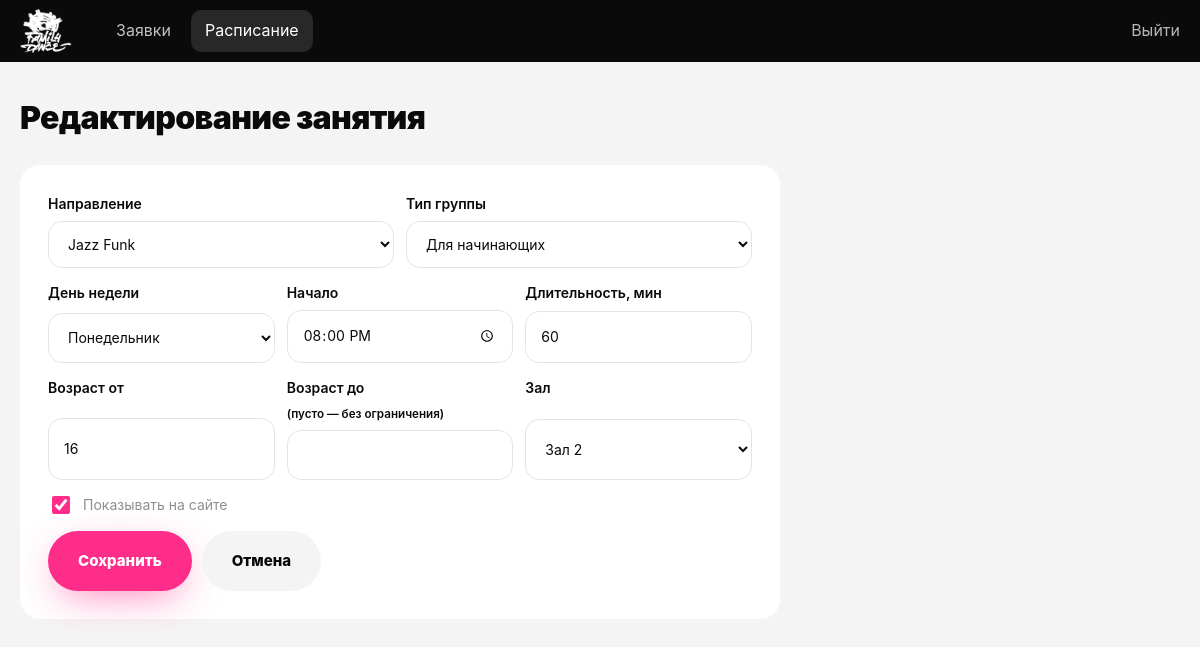
Page /admin/schedule_edit.php?id=1 (signed in) on the committed database.
### tables this page shows
CREATE TABLE schedule (
  id            INT UNSIGNED AUTO_INCREMENT PRIMARY KEY,
  direction_id  INT UNSIGNED NOT NULL,
  weekday       TINYINT UNSIGNED NOT NULL,
  start_time    TIME NOT NULL,
  duration      SMALLINT UNSIGNED NOT NULL DEFAULT 60,
  min_age       TINYINT UNSIGNED NOT NULL,
  max_age       TINYINT UNSIGNED NULL,
  level         ENUM('beginner','pro','kids') NOT NULL DEFAULT 'beginner',
  hall          VARCHAR(30) NOT NULL DEFAULT 'Зал 1',
  is_active     TINYINT(1) NOT NULL DEFAULT 1,
  CONSTRAINT fk_schedule_direction FOREIGN KEY (direction_id) REFERENCES directions(id) ON DELETE RESTRICT,
  INDEX idx_weekday (weekday, start_time)
);

### includes/db.php (called while the page is built, shortened)
<?php
$config = require __DIR__ . '/config.php';
function e(?string $value): string
{
    return htmlspecialchars($value ?? '', ENT_QUOTES, 'UTF-8');
}

### includes/config.php (called while the page is built)
<?php
return [
    'db_host' => '127.0.0.1',
    'db_name' => 'family_dance',
    'db_user' => 'root',
    'db_pass' => '',
    'min_age' => 5,
    'max_age' => 70,
    'apps_per_phone_per_day' => 3,
];

### admin/schedule_edit.php (the view, shortened to what this page needs)
<?php
require __DIR__ . '/auth.php';
$id = (int)($_GET['id'] ?? 0);
$directions = $pdo->query('SELECT id, name FROM directions ORDER BY sort')->fetchAll();
$slot = [
    'direction_id' => $directions[0]['id'] ?? 0, 'weekday' => 1, 'start_time' => '18:00', 'duration' => 60,
    'min_age' => 12, 'max_age' => null, 'level' => 'beginner', 'hall' => HALLS[0], 'is_active' => 1,
];
if ($id) {
    $stmt = $pdo->prepare('SELECT * FROM schedule WHERE id = ?');
    $stmt->execute([$id]);
    $slot = $stmt->fetch() ?: exit('Занятие не найдено');
    $slot['start_time'] = substr($slot['start_time'], 0, 5);
}
function options(array $items, $selected): string
{
    $html = '';
    foreach ($items as $value => $label) {
        $sel = (string)$value === (string)$selected ? ' selected' : '';
        $html .= '<option value="' . e((string)$value) . '"' . $sel . '>' . e($label) . '</option>';
    }
    return $html;
}
?>
<form class="form form--admin" method="post">
  <div class="form__row">
    <label>Направление<select name="direction_id"><?= options(array_column($directions, 'name', 'id'), $slot['direction_id']) ?></select></label>
    <label>Тип группы<select name="level"><?= options(LEVELS, $slot['level']) ?></select></label>
  </div>
  <div class="form__row form__row--3">
    <label>День недели<select name="weekday"><?= options(WEEKDAYS, $slot['weekday']) ?></select></label>
    <label>Начало<input type="time" name="start_time" value="<?= e($slot['start_time']) ?>" required></label>
    <label>Длительность, мин<input type="number" name="duration" min="30" max="180" step="15" value="<?= (int)$slot['duration'] ?>"></label>
  </div>
  <div class="form__row form__row--3">
    <label>Возраст от<input type="number" name="min_age" min="<?= $config['min_age'] ?>" max="<?= $config['max_age'] ?>" value="<?= (int)$slot['min_age'] ?>"></label>
    <label>Возраст до <small>(пусто — без ограничения)</small><input type="number" name="max_age" min="<?= $config['min_age'] ?>" max="<?= $config['max_age'] ?>" value="<?= $slot['max_age'] !== null ? (int)$slot['max_age'] : '' ?>"></label>
    <label>Зал<select name="hall"><?= options(array_combine(HALLS, HALLS), $slot['hall']) ?></select></label>
  </div>
  <label class="form__check"><input type="checkbox" name="is_active" <?= $slot['is_active'] ? 'checked' : '' ?>> Показывать на сайте</label>
  <div class="form__actions">
    <button class="btn">Сохранить</button>
    <a href="schedule.php" class="btn btn--light">Отмена</a>
  </div>
</form>

### assets/style.css (style rules this page uses)
:root { --bg: #080808; --bg-2: #0f0f0f; --card: #141414; --card-2: #1c1c1c; --fg: #f4f4f4; --fg-2: #8f8f8f; --border: rgba(255, 255, 255, 0.08); --pink: #ff2d8a; --orange: #ff7a18; --lime: #a4ff39; --grad: linear-gradient(100deg, var(--pink), var(--orange)); --ink: #0a0a0a; --ink-2: #6b6b6b; --line: #e4e4e4; --tint: #f1f1f1; --dark: #0a0a0a; --ok: #1a7f37; --err: #e5484d; --r: 22px; --ease: cubic-bezier(0.16, 1, 0.3, 1); --font: -apple-system, BlinkMacSystemFont, 'SF Pro Display', 'Segoe UI', Inter, Roboto, Arial, sans-serif; --font-script: 'Caveat', 'Segoe Print', cursive; }
* { box-sizing: border-box; }
html { scroll-behavior: smooth; scroll-padding-top: 80px; }
body { margin: 0; font-family: var(--font); background: var(--bg); color: var(--fg); line-height: 1.6; -webkit-font-smoothing: antialiased; overflow-x: hidden; }
a { color: inherit; }
button, input, select, textarea { font: inherit; color: inherit; }
.btn { position: relative; display: inline-flex; align-items: center; gap: 8px; padding: 18px 30px; border: 0; border-radius: 999px; background: var(--pink); color: #fff; font-weight: 800; font-size: 15px; text-decoration: none; cursor: pointer; overflow: hidden; isolation: isolate; box-shadow: 0 12px 40px -12px rgba(255, 45, 138, 0.7); transition: transform 0.4s var(--ease), box-shadow 0.3s; }
.btn::before { content: ''; position: absolute; inset: 0; z-index: -1; background: var(--orange); border-radius: inherit; transform: translateY(101%); transition: transform 0.45s var(--ease); }
.btn--light { background: var(--fg); color: var(--bg); box-shadow: none; }
.btn--light::before { background: var(--pink); }
.form { display: grid; gap: 14px; }
.form label { display: grid; gap: 6px; font-size: 14px; font-weight: 600; }
.form input, .form select, .form textarea { width: 100%; padding: 13px 15px; border: 1px solid var(--line); border-radius: 14px; background: #fff; color: var(--ink); font-weight: 400; }
.form__row { display: grid; grid-template-columns: 1fr 1.4fr; gap: 12px; }
.form .form__check { display: flex; align-items: flex-start; gap: 10px; font-weight: 400; color: var(--fg-2); }
.form__check input { width: 18px; height: 18px; margin-top: 2px; accent-color: var(--pink); flex: none; }

### assets/admin.css (style rules this page uses)
.admin { background: #f4f4f4; color: var(--ink); }
.form--admin { background: #fff; padding: 28px; border-radius: 20px; max-width: 760px; }
.form--admin .form__row { grid-template-columns: 1fr 1fr; }
.form--admin .form__row--3 { grid-template-columns: 1fr 1fr 1fr; }
.form__actions { display: flex; gap: 10px; }

### rows in the picture
schedule: direction_id "Jazz Funk", level "Для начинающих", weekday "Понедельник", duration "60", min_age "16", hall "Зал 2", is_active "☑"

### other values in the picture
$label "Заявки"
$label "Расписание"
$title "Редактирование занятия"
